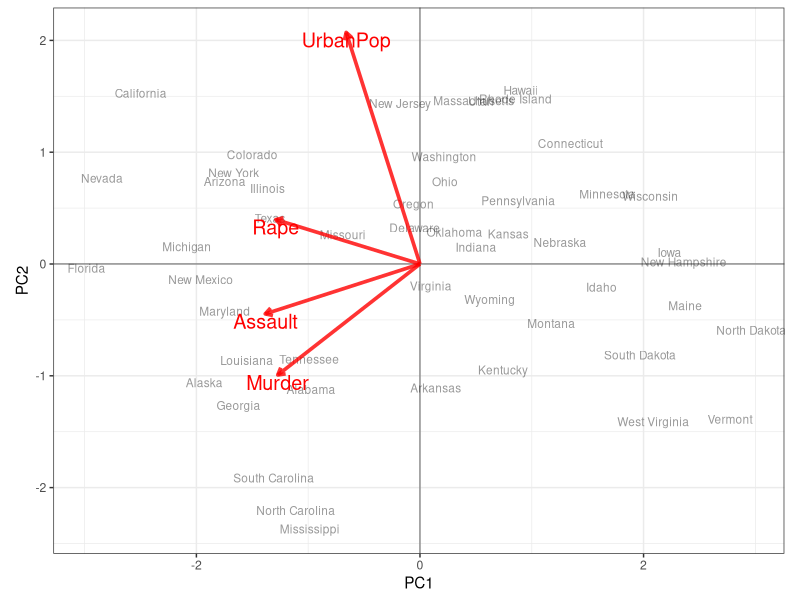

Here is the R script that generated this plot:


# https://stackoverflow.com/questions/6578355/plotting-pca-biplot-with-ggplot2
library(ggplot2)

PCbiplot <- function(PC, 
                     x="PC1", y="PC2", 
                     scale=.7,
                     var.text.size = 5,
                     var.color = "red",
                     var.lwd = 1.25,
                     var.alpha = 0.8
                     ) {
    # PC being a prcomp object
    data <- data.frame(obsnames=row.names(PC$x), PC$x)
    plot <- ggplot(data, aes(.data[[x]], .data[[y]])) + 
        geom_text(alpha=.4, size=3, aes(label=obsnames))
    plot <- plot + 
        geom_hline(aes(yintercept=0), size=.2) + 
        geom_vline(aes(xintercept=0), size=.2)

    datapc <- data.frame(varnames=rownames(PC$rotation), PC$rotation)
    mult <- min(
        (max(data[,y]) - min(data[,y])/(max(datapc[,y])-min(datapc[,y]))),
        (max(data[,x]) - min(data[,x])/(max(datapc[,x])-min(datapc[,x])))
        )
    datapc <- transform(datapc,
            v1 = scale * mult * (get(x)),
            v2 = scale * mult * (get(y))
            )

    plot <- plot + coord_equal() + 
        geom_text(data=datapc, aes(x=v1, y=v2, label=varnames), 
                  size = var.text.size, 
                  vjust=1, color=var.color)
    plot <- plot + 
        geom_segment(data=datapc, aes(x=0, y=0, xend=v1, yend=v2), 
                     arrow = arrow(length=unit(0.2,"cm")), 
                     alpha = var.alpha, 
                     color=var.color,
                     linewidth = var.lwd)
    plot <- plot + theme_bw()
    plot
}

fit <- prcomp(USArrests, scale=TRUE)
PCbiplot(fit)
